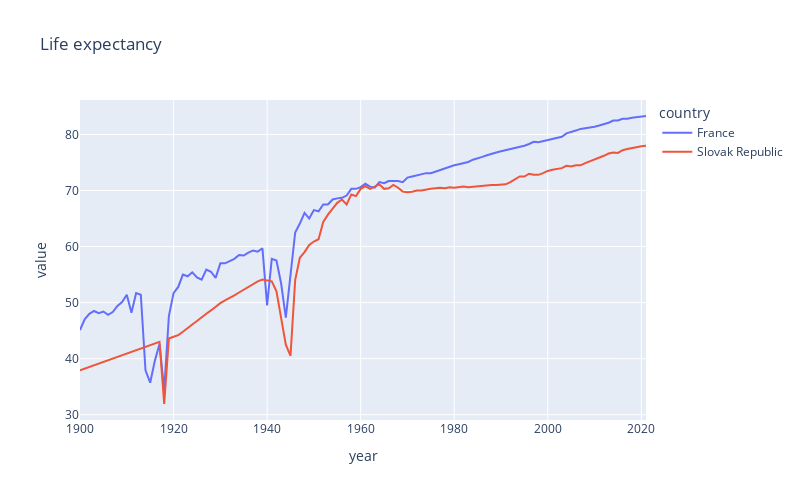

The notebook cell this image was saved under:
### Code cell
selected = expectancy.query("country=='Slovak Republic' or country=='France'")
fig=px.line(
        selected, x="year", y="value", color="country", 
        title="Life expectancy", width=800, height=500
    )
fig.update_layout(hovermode="x unified")
